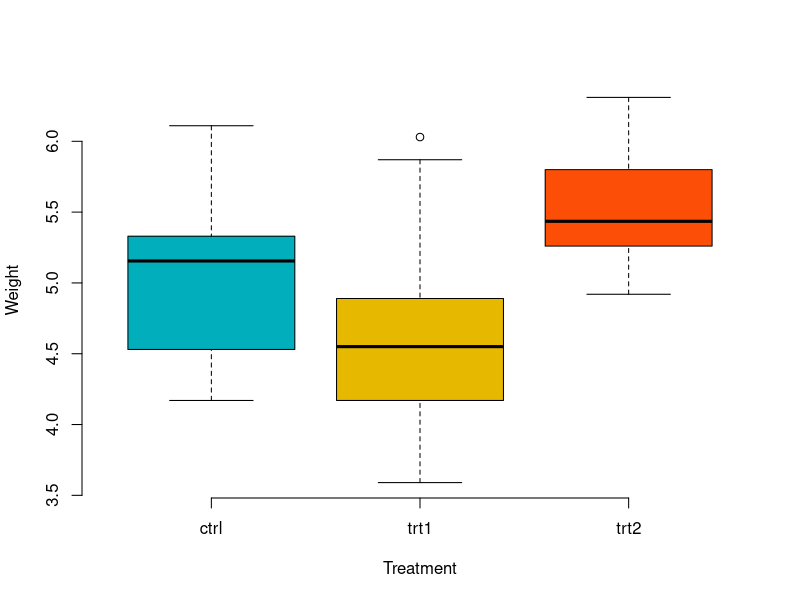
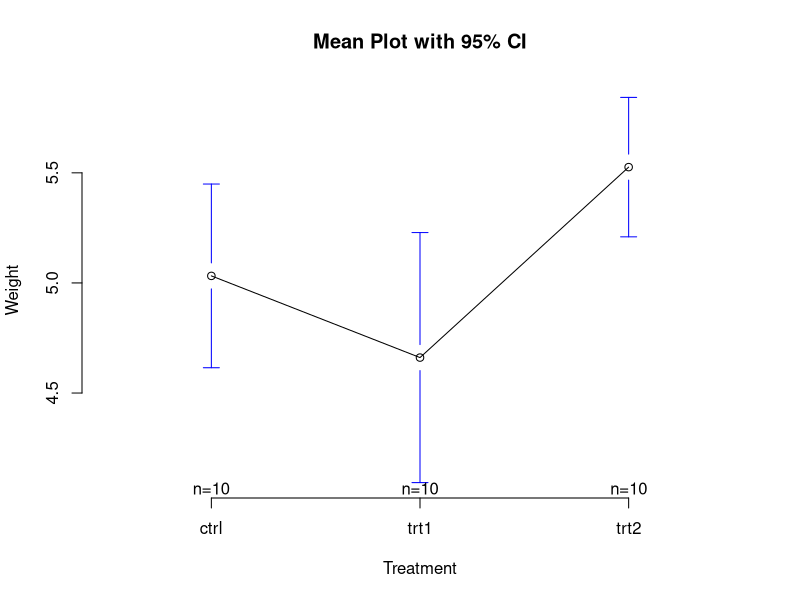
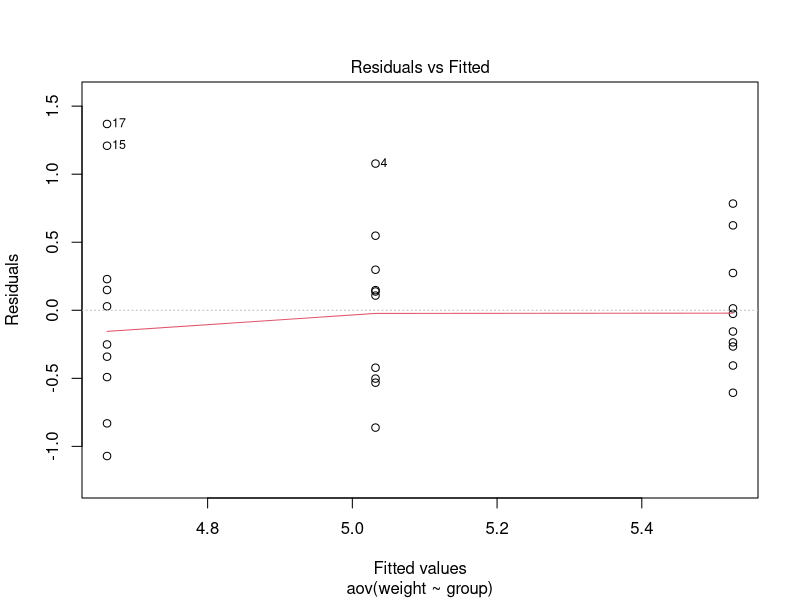
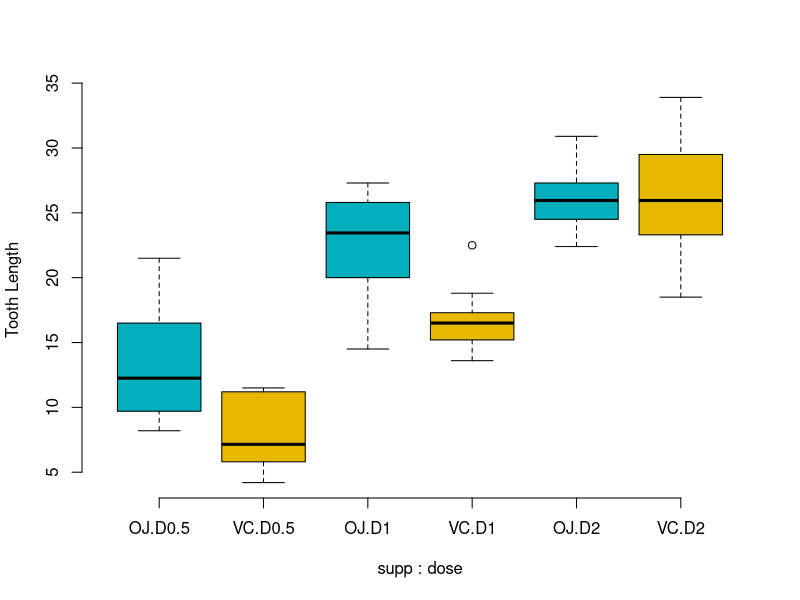
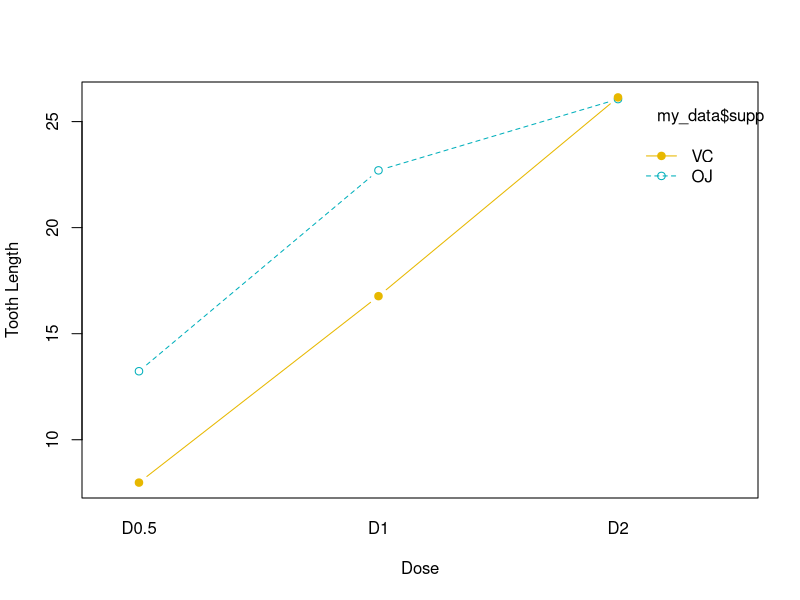
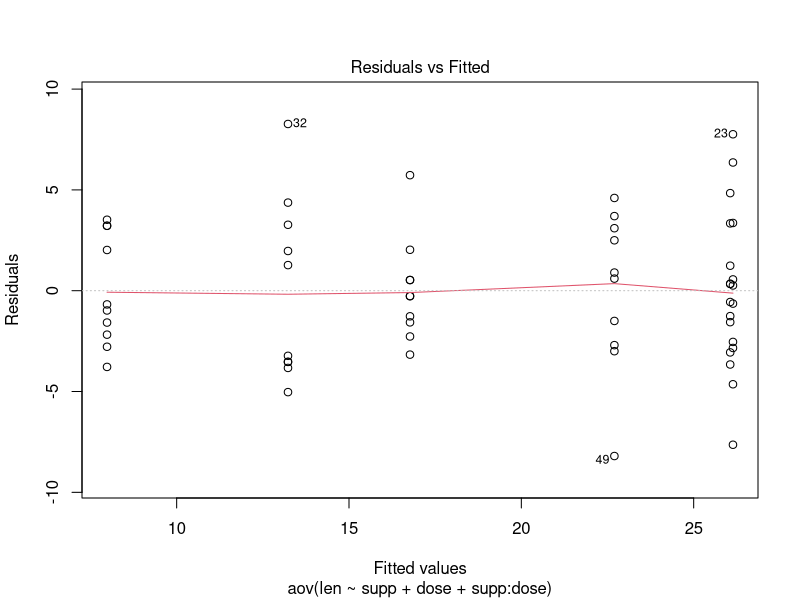

Here is the R script that generated these plots, in order:
## ---- chunk 1
knitr::opts_chunk$set(echo = TRUE)
## ---- chunk 2
install.packages("tidyverse")
library(tidyverse)
## ---- chunk 3
my_data <- PlantGrowth
my_data
## ---- chunk 4
set.seed (420)
dplyr::sample_n(my_data, 10)
## ---- chunk 5
levels(my_data$group)
## ---- chunk 6
my_data$group <- ordered(my_data$group, levels = c("ctrl", "trt1", "trt2"))
group_by(my_data, group) %>% summarise( count = n(), mean = mean(weight, na.rm = TRUE), sd = sd(weight, na.rm = TRUE) )
## ---- chunk 7
boxplot(weight ~ group, data = my_data, xlab = "Treatment", ylab = "Weight", frame = FALSE, col = c("#00AFBB", "#E7B800", "#FC4E07")) 
## ---- chunk 8
# plotmeans 
library("gplots") 
plotmeans(weight ~ group, data = my_data, frame = FALSE, xlab = "Treatment", ylab = "Weight", main="Mean Plot with 95% CI")
## ---- chunk 9
# Compute the analysis of variance
res.aov <- aov(weight ~ group, data = my_data)
# Summary of the analysis
summary(res.aov)
## ---- chunk 10
TukeyHSD (res.aov)
## ---- chunk 11
plot(res.aov, 1)
## ---- chunk 12
# install.packages("tidyverse") # ya todos lo deberían tener
library(tidyverse)
# Almacenar los datos en la variable my_data
my_data <- ToothGrowth
# Mostrar una muestra aleatoria
set.seed(667)
dplyr::sample_n (my_data, 10)


# Verificar la estructura
str(my_data)

## ---- chunk 13
# Convertir dosis como factor y recodificar los niveles
# como "D0.5", "D1", "D2"
my_data$dose <- factor (my_data$dose,
                   levels = c(0.5, 1, 2),
                   labels = c("D0.5", "D1", "D2"))

# Tablas de Frecuencias
table(my_data$supp, my_data$dose)

# Box plot with two factor variables
boxplot(len ~ supp * dose, data=my_data, frame = FALSE, 
        col = c("#00AFBB", "#E7B800"), ylab="Tooth Length")

# Two-way interaction plot
interaction.plot(x.factor = my_data$dose, trace.factor = my_data$supp, 
                 response = my_data$len, fun = mean, 
                 type = "b", legend = TRUE, 
                 xlab = "Dose", ylab="Tooth Length",
                 pch=c(1,19), col = c("#00AFBB", "#E7B800"))

## ---- chunk 14
res.aov2 <- aov(len ~ supp + dose, data = my_data)
summary(res.aov2)
## ---- chunk 15
# ANOVA de 2 vías con efecto de interacción
# Estas dos llamadas son equivalentes

# metodo 1
res.aov3 <- aov(len ~ supp * dose, data = my_data)
# metodo 2
res.aov3 <- aov(len ~ supp + dose + supp:dose, data = my_data)
# sumamry de resultados de ANOVA
summary(res.aov3)

## ---- chunk 16
group_by(my_data, supp, dose) %>%
  summarise(
    count = n(),
    mean = mean(len, na.rm = TRUE),
    sd = sd(len, na.rm = TRUE)
  )
TukeyHSD(res.aov3, which = "dose")
## ---- chunk 17
# Homogeneidad de variaciones
plot(res.aov3, 1)
